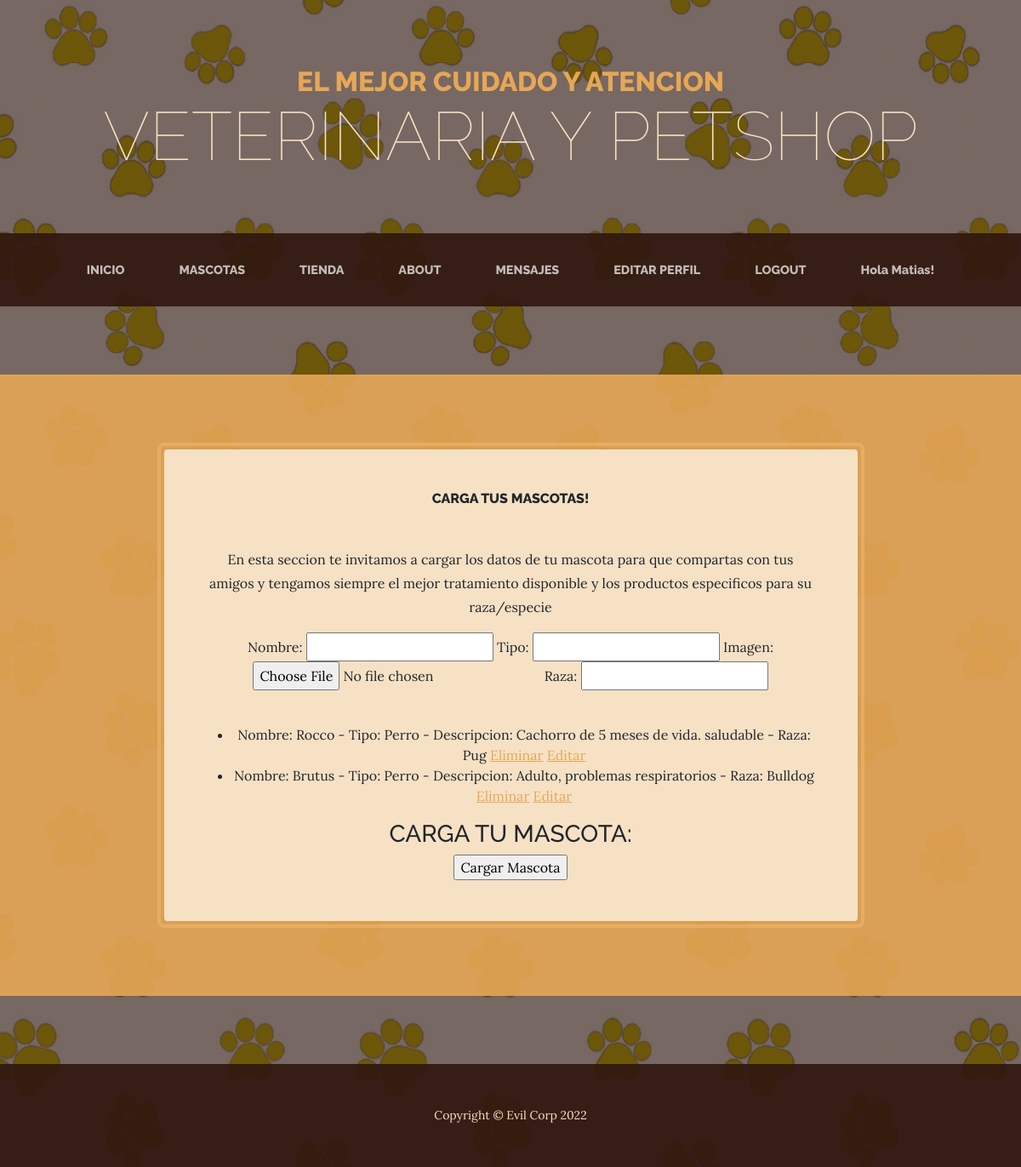
/appmascotas/mascotas/ (signed in), run on the app's committed database.
### appmascotas/models.py (models this page shows, shortened)
class mascotas(models.Model):
    id = models.AutoField(primary_key=True)
    nombre = models.CharField(max_length=100, verbose_name= 'Nombre')
    tipo = models.CharField(max_length=100, verbose_name= 'Tipo')
    imagen = models.ImageField(default='null', verbose_name="mascotas",upload_to="mascotas")
    descripcion = models.TextField(verbose_name= 'Descripción', null=True)
    raza = models.CharField(verbose_name= 'Raza', max_length=100, null=True)
    def __str__(self):
        fila = f"Nombre: {self.nombre} - Tipo: {self.tipo} - Descripcion: {self.descripcion} - Raza: {self.raza}"
        return fila

### appmascotas/views.py (the view, shortened to what this page needs)
# urls.py: path('mascotas/', vista_mascotas, name="vet-mascotas"),
@login_required #decoradores para proteger las funciones, para las clases usar LoginRequiredMixin
def vista_mascotas(request):
    Mascotas = mascotas.objects.all()
    formulario = MascotaFormulario()
    contexto = {"mascotas":Mascotas, "mascota":formulario}
    print("contexto", contexto)
    return render(request, "cargatumascota.html", contexto)

### appmascotas/forms.py
class MascotaFormulario(forms.Form):
    nombre = forms.CharField(min_length=3,max_length=50)
    tipo = forms.CharField(min_length=3,max_length=50)
    imagen = forms.ImageField()
    descripcion = forms.TextInput()
    raza = forms.CharField(min_length=3,max_length=50)

### appmascotas/templates/cargatumascota.html (shortened to what this page needs)
{% extends 'apptienda/base.html' %} {% load static %} {% block titulo %} Carga
tus mascotas! {% endblock %} {% block Contenido %}
<p>
  En esta seccion te invitamos a cargar los datos de tu mascota para que
  compartas con tus amigos y tengamos siempre el mejor tratamiento disponible y
  los productos especificos para su raza/especie
</p>
{% if mascotas %}
<p>
  {{ mascota }}
</p>
<ul>
  {% for mascota in mascotas %}
  <li>
    {{mascota}}
    <a href="{% url 'mascota-borrar' mascota.id %}">Eliminar</a>
    <a href="{% url 'mascota-editar' mascota.id %}">Editar</a>
  </li>
  {% endfor %}
</ul>
{% else %}
<p>Ups! de momento no hay mascotas cargadas</p>
<p>Se el primero en compartir con tus amigos!</p>
{% endif %}
<h3>CARGA TU MASCOTA:</h3>
<form method="post">
  <input type="submit" value="Cargar Mascota" />
</form>
{% endblock %}

### apptienda/templates/apptienda/base.html (shortened to what this page needs)
<!DOCTYPE html>
<html lang="en">
    {% load static %}
    <head>
        <link href="{% static 'css/styles.css'%}" rel="stylesheet" />
    </head>
    <body>
        <header>
            <h1 class="site-heading text-center text-faded d-none d-lg-block">
                <span class="site-heading-upper text-primary mb-3">El mejor cuidado y atencion</span>
                <span class="site-heading-lower">Veterinaria y PetShop</span>
            </h1>
        </header>
        <nav class="navbar navbar-expand-lg navbar-dark py-lg-4" id="mainNav">
            <div class="container">
                <div class="collapse navbar-collapse" id="navbarSupportedContent">
                    <ul class="navbar-nav mx-auto">
                        <li class="nav-item px-lg-4"><a class="nav-link text-uppercase" href="{% url 'tienda-inicio' %}">INICIO</a></li>
                        <li class="nav-item px-lg-4"><a class="nav-link text-uppercase" href="{% url 'vet-mascotas' %}">MASCOTAS</a></li>
                        <li class="nav-item px-lg-4"><a class="nav-link text-uppercase" href="{% url 'vet-tienda' %}">TIENDA</a></li>
                        <li class="nav-item px-lg-4"><a class="nav-link text-uppercase" href="{% url 'vet-about' %}">ABOUT</a></li>
                        <li class="nav-item px-lg-4"><a class="nav-link text-uppercase" href="{% url 'vet-mensajes' %}">MENSAJES</a></li>
                        {% if request.user.is_authenticated %}
                        <li class="nav-item px-lg-4"><a class="nav-link text-uppercase" href="{% url 'vet-perfil' %}">EDITAR PERFIL</a></li>
                        <li class="nav-item px-lg-4"><a class="nav-link text-uppercase" href="{% url 'vet-logout' %}">LOGOUT</a></li>
                        <li class="nav-item px-lg-4"><a class="nav-link " href=""> Hola {{request.user.username}}!</a></li>
                        {% else %}
                            <li class="nav-item px-lg-4"><a class="nav-link text-uppercase" href="{% url 'vet-login' %}">LOGIN</a></li>
                        {% endif %}
                    </ul>
                </div>
            </div>
        </nav>
        <section class="page-section cta">
            <div class="container">
                <div class="row">
                    <div class="col-xl-9 mx-auto">
                        <div class="cta-inner bg-faded text-center rounded">
                            <h2 class="section-heading mb-5">
                                <span class="section-heading-upper">{% block titulo %}{% endblock %}</span>
                            </h2>
                                {% block Contenido %}{% endblock %}
                        </div>
                    </div>
                </div>
            </div>
        </section>
        <footer class="footer text-faded text-center py-5">
            <div class="container"><p class="m-0 small">Copyright &copy; Evil Corp 2022</p></div>
        </footer>
    </body>
</html>

### data on the page
mascotas: nombre+tipo+descripcion "Nombre: Rocco - Tipo: Perro - Descripcion: Cachorro de 5 meses de vida. saludable - Raza: Pug"
mascotas: nombre+tipo+descripcion "Nombre: Brutus - Tipo: Perro - Descripcion: Adulto, problemas respiratorios - Raza: Bulldog"

### other printed values
{{ request.user.username }} "Matias"
